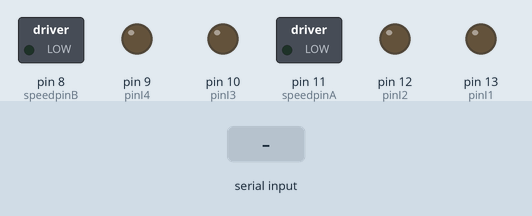
This sketch was run on a simulated Arduino Uno, built with avr-gcc and run on an emulated ATmega328P. Parts: switched loads named in the sketch (green lamp = pin HIGH), output pins drawn as LEDs (lit = HIGH). Inputs (shaded band) come from the test bench.

Above: at 1.2 s.
1.3 s: "a90\n" received over Serial
At 3.5 s:
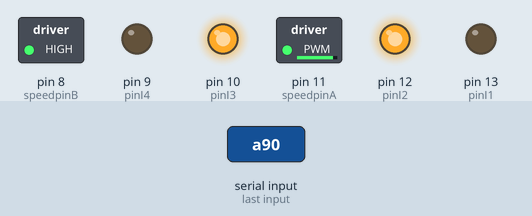
3.8 s: "a,45\n" received over Serial
At 4.9 s:
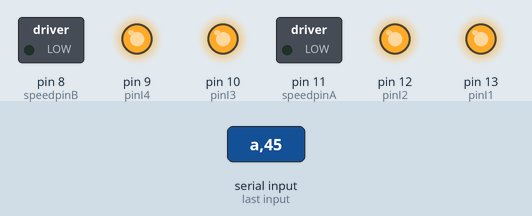
5.3 s: "r90\n" received over Serial
At 6.8 s:
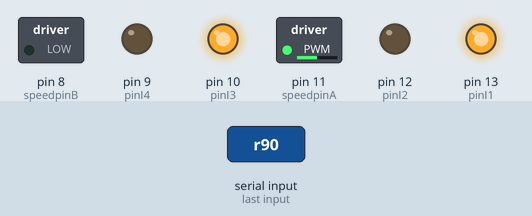
7.7 s: "s90\n" received over Serial
At 9.8 s:
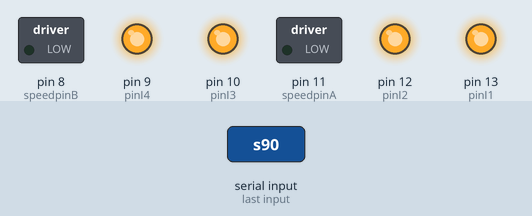
10.2 s: "r,45\n" received over Serial
At 11.0 s:
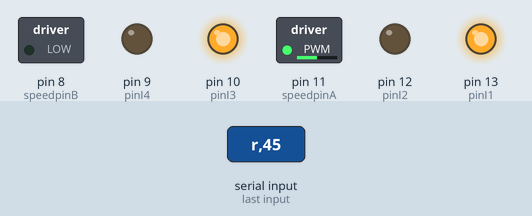
Timing chart, 0 to 12.7 s (numbered marks = the images above; inputs shaded):
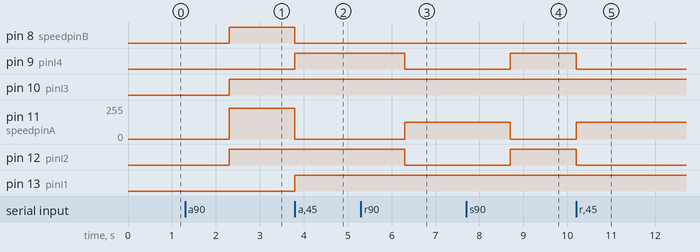

Measured:
- after the input at 1.3 s, pin 8 (speedpinB), pin 10 (pinI3), pin 12 (pinI2): LOW → HIGH after 1.0 s; pin 11 (speedpinA): 0/255 → 229/255 after 1.0 s
- after the input at 3.8 s, pin 8 (speedpinB): HIGH → LOW at once; pin 9 (pinI4), pin 13 (pinI1): LOW → HIGH at once; pin 11 (speedpinA): 229/255 → 0/255 at once
- after the input at 5.3 s, pin 9 (pinI4), pin 12 (pinI2): HIGH → LOW after 1.0 s; pin 11 (speedpinA): 0/255 → 127/255 after 1.0 s
- after the input at 7.7 s, pin 9 (pinI4), pin 12 (pinI2): LOW → HIGH after 1.0 s; pin 11 (speedpinA): 127/255 → 0/255 after 1.0 s
- after the input at 10.2 s, pin 9 (pinI4), pin 12 (pinI2): HIGH → LOW at once; pin 11 (speedpinA): 0/255 → 127/255 at once

The sketch:

SerialEvent2.ino
```cpp
// Calculate based on max input size expected for one command
#define INPUT_SIZE 6
#define MESSAGE_SIZE 5
#define PARAMETER_SIZE

char input[INPUT_SIZE];
boolean stringComplete = false;

char functionCalled;
int params[5];

int pinI1=13;//define I1 port
int pinI2=12;//define I2 port
int speedpinA=11;//define EA(PWM speed regulation)port

int pinI3=10;//define I1 port
int pinI4=9;//define I2 port
int speedpinB=8;//define EA(PWM speed regulation)port


void setup() {
  // initialize serial:
  pinMode(pinI1,OUTPUT);//define this port as output
  pinMode(pinI2,OUTPUT);
  pinMode(speedpinA,OUTPUT);

  pinMode(pinI3,OUTPUT);//define this port as output
  pinMode(pinI4,OUTPUT);
  pinMode(speedpinB,OUTPUT);
  Serial.begin(115200);
}

void serialEvent() {
  if(Serial.available()>0){
    Serial.readBytes(input, MESSAGE_SIZE);
    stringComplete = true;
  }
}

void commandReceived(){
  functionCalled = input[0];
  char temp[4];
  for (int i = 1; i<5; i++){
    temp[i-1] = input[i];
  }
  params[0] = atoi(temp);


}

void avance(int vit){
  int vitesse = vit * 2.55;
  if (vitesse <0) {
    digitalWrite(pinI1,HIGH);// DC motor rotates clockwise
    digitalWrite(pinI2,LOW);
    digitalWrite(pinI3,LOW);// DC motor rotates clockwise
    digitalWrite(pinI4,HIGH);
  }
  else if (vitesse == 0){
    digitalWrite(pinI1,HIGH);// DC motor rotates clockwise
    digitalWrite(pinI2,HIGH);
    digitalWrite(pinI3,HIGH);// DC motor rotates clockwise
    digitalWrite(pinI4,HIGH);
  }
  else{
    digitalWrite(pinI1,LOW);// DC motor rotates clockwise
    digitalWrite(pinI2,HIGH);
    digitalWrite(pinI3,HIGH);// DC motor rotates clockwise
    digitalWrite(pinI4,LOW);

  }
  analogWrite(speedpinA,abs(vitesse));
  analogWrite(speedpinB,abs(vitesse));
}

void rotate(int angle, int vit = 50){
  int vitesse = vit * 2.55;
  if (angle <0) {
    digitalWrite(pinI1,LOW);// DC motor rotates clockwise
    digitalWrite(pinI2,HIGH);
    digitalWrite(pinI3,LOW);// DC motor rotates clockwise
    digitalWrite(pinI4,HIGH);
  }
  else if (vitesse == 0){
    digitalWrite(pinI1,HIGH);// DC motor rotates clockwise
    digitalWrite(pinI2,HIGH);
    digitalWrite(pinI3,HIGH);// DC motor rotates clockwise
    digitalWrite(pinI4,HIGH);
  }
  else{
    digitalWrite(pinI1,HIGH);// DC motor rotates clockwise
    digitalWrite(pinI2,LOW);
    digitalWrite(pinI3,HIGH);// DC motor rotates clockwise
    digitalWrite(pinI4,LOW);
  }
  analogWrite(speedpinA,abs(vitesse));
  analogWrite(speedpinB,abs(vitesse));
}

void arretRobot(){
  int vitesse = 0;
  digitalWrite(pinI1,HIGH);// DC motor rotates clockwise
  digitalWrite(pinI2,HIGH);
  digitalWrite(pinI3,HIGH);// DC motor rotates clockwise
  digitalWrite(pinI4,HIGH);

  analogWrite(speedpinA,abs(vitesse));
  analogWrite(speedpinB,abs(vitesse));
}

void loop() {

  if(stringComplete){// Add the final 0 to end the C string
    commandReceived();
    //Serial.println(functionCalled);
    //for (int i =0;i<sizeof(params)/sizeof(int);i++){
    //  Serial.println(params[i]);
    //}
    if(functionCalled == 'a'){
      //Serial.print("avancer..");
      //Serial.println(params[0]);
      avance(params[0]);
    }
    else if(functionCalled == 'r'){
      //Serial.print("tourner..");
      //Serial.println(params[0]);
      rotate(params[0]);
    }
    else if(functionCalled == 's'){
      arretRobot();
    }
  }
}
```
